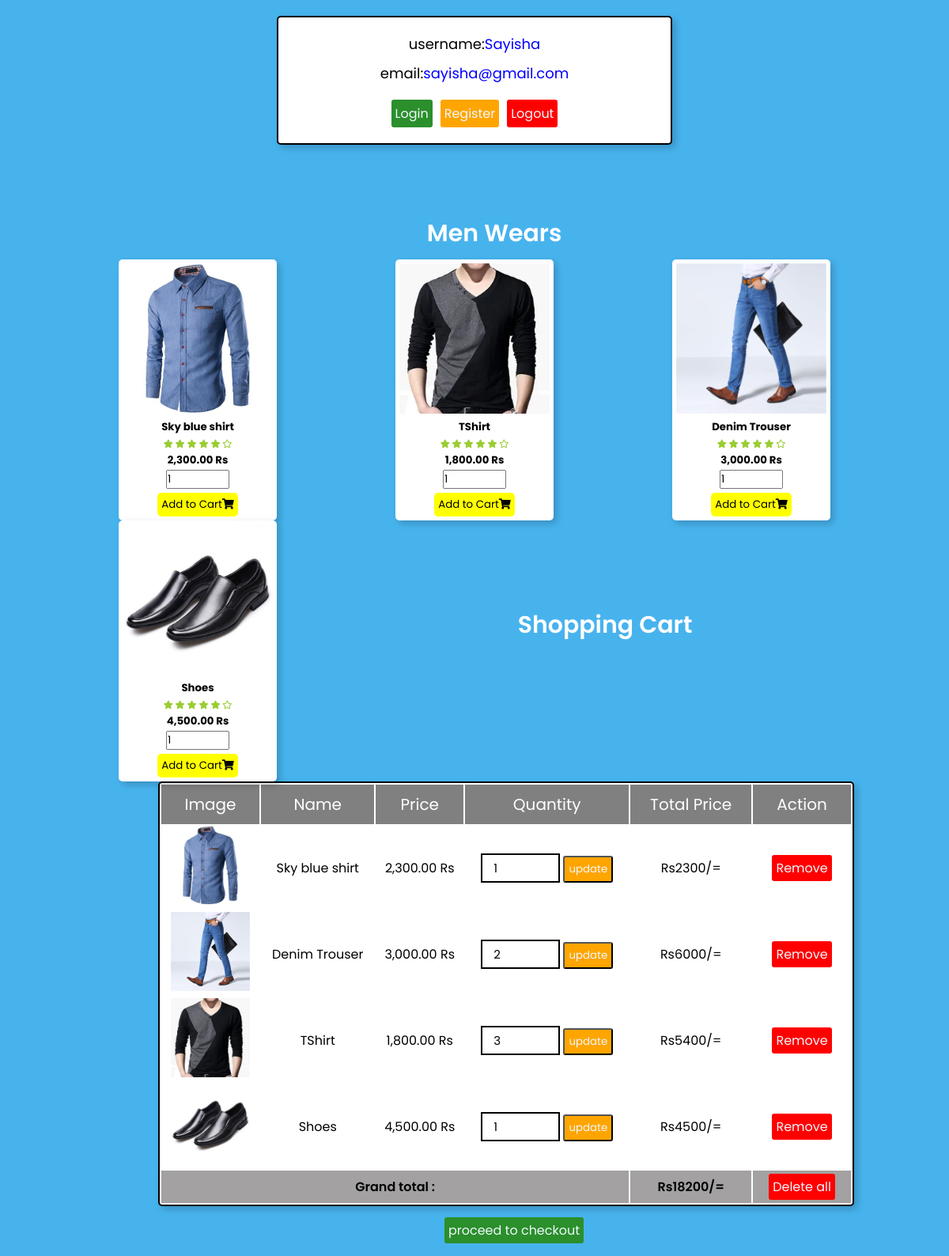
Screenshot of /shopping/index.php (signed in) with the database file from the repository.
### tables this page shows
CREATE TABLE `user_form` (
  `id` int(100) NOT NULL,
  `name` varchar(100) NOT NULL,
  `email` varchar(100) NOT NULL,
  `password` varchar(100) NOT NULL
);

CREATE TABLE `products` (
  `id` int(100) NOT NULL,
  `product_name` varchar(255) NOT NULL,
  `product_price` float NOT NULL,
  `product_img` varchar(255) NOT NULL
);

CREATE TABLE `cart` (
  `id` int(100) NOT NULL,
  `user_id` int(100) NOT NULL,
  `name` varchar(255) NOT NULL,
  `price` float NOT NULL,
  `image` varchar(255) NOT NULL,
  `quantity` int(100) NOT NULL
);

### Shopping/index.php (the view, shortened to what this page needs)
<?php
include("../database/dbconnection.php");
$id = $_SESSION['id'];
?>
<!DOCTYPE html>
<html lang="en">
<head>
    <link rel="stylesheet" href="https://cdnjs.cloudflare.com/ajax/libs/font-awesome/5.8.2/css/all.css" />
    <link rel="stylesheet" href="style.css" type="text/css">
</head>
<body>
    <div class="container">
        <div class="user-profile">
            <?php
            $select_user = mysqli_query($con, "select * from user_form where id='$id'");
            if (mysqli_num_rows($select_user) > 0) {
                $fetch_user = mysqli_fetch_assoc($select_user);
            }
            ?>
            <p>username:<span><?= $fetch_user['name'] ?></span></p>
            <p>email:<span><?= $fetch_user['email'] ?></span></p>
            <div class="flex">
                <a href="../home/login.php" class="btn">Login</a>
                <a href="../home/register.php" class="option-btn">Register</a>
                <a href="index.php?logout= <?= $id ?>" onclick="return confirm ('Are you sure you want to logout?')" class="delete-btn">Logout</a>
            </div>
        </div>
        <div class="products">
            <h3 class="heding">Men Wears</h3>
            <?php
            $sql = "select * from products";
            $result = mysqli_query($con, $sql);
            if (mysqli_num_rows($result) > 0) {
                foreach ($result as $product) {
            ?>
                    <form action="" method="post">
                        <div class="card-shadow">
                            <div>
                                <img src=<?= $product['product_img'] ?> alt=<?= $product['product_name'] ?>>
                            </div>
                            <div class="card-body">
                                <h5 class="card-title"><?= $product['product_name'] ?></h5>
                                <h6>
                                    <i class="fas fa-star"></i>
                                    <i class="fas fa-star"></i>
                                    <i class="fas fa-star"></i>
                                    <i class="fas fa-star"></i>
                                    <i class="fas fa-star"></i>
                                    <i class="far fa-star"></i>
                                </h6>
                                <h5>
                                    <span class="price"><?= number_format($product['product_price'], 2) ?> Rs</span>
                                </h5>
                                <input type="number" name="quantity" value="1" class="form-control">
                                <button type="submit" class="card" name="add">Add to Cart<i class="fas fa-shopping-cart"></i></button>
                            </div>
                        </div>
                    </form>
            <?php
                }
            } else {
                echo "No records found";
            }
            ?>
        </div>
        <div class="shopping-cart">
            <h1 class="heading">Shopping Cart</h1>
            <table>
                <thead>
                    <th>Image</th>
                    <th>Name</th>
                    <th>Price</th>
                    <th>Quantity</th>
                    <th>Total price</th>
                    <th>Action</th>
                </thead>
                <tbody>
                    <?php
                    $shopping_cart = mysqli_query($con, "select * from cart where user_id='$id'");
                    $total = 0;
                    if (mysqli_num_rows($shopping_cart) > 0) {
                        foreach ($shopping_cart as $shopping_cart) {
                    ?>
                            <tr>
                                <td><img src=<?= $shopping_cart['image'] ?> height="100"></td>
                                <td><?= $shopping_cart['name'] ?></td>
                                <td><?= number_format($shopping_cart['price'], 2) ?> Rs</td>
                                <td>
                                    <form action="" method="post">
                                        <input type="number" min="1" name="cart_quantity" value="<?= $shopping_cart['quantity'] ?>">
                                        <input type="submit" name="update_cart" value="update" class="option-btn">
                                    </form>
                                </td>
                                <td>Rs<?php echo $sub_total = ($shopping_cart['price'] * $shopping_cart['quantity']) ?>/=</td>
                                <td><a href="index.php?remove=<?= $shopping_cart['id'] ?>" class="delete-btn" onclick="return confirm('remove item from cart?')">Remove</a></td>
                            </tr>
                    <?php
                            $total += $sub_total;
                        }
                    }
                    else{
                        echo '<tr><td style="padding:20px; text-transform:capitalize;" colspan="6">no item added</td></tr>';
                     }
                    ?>
                    <tr class="table-bottom">
                        <td colspan="4">Grand total :</td>
                        <td>Rs<?= $total ?>/=</td>
                        <td><a href="index.php?delete_all" onclick="return confirm('delete all from cart?')" class="delete-btn <?php echo ($total > 1) ? '' : 'disabled' ?>">Delete all</a></td>
                    </tr>
                </tbody>
            </table>
            <div class="cart-btn">
                <a href="#" class="btn <?php echo ($total > 1) ? '' : 'disabled' ?>">proceed to checkout</a>
            </div>
        </div>
    </div>
</body>
</html>

### Shopping/style.css (style rules this page uses)
* { margin: 0; padding: 0; box-sizing: border-box; font-family: 'Poppins', sans-serif; font-weight: 400; text-decoration: none; list-style-type: none; color: var(--black); outline: none; }
body { background: rgb(71, 179, 237); }
.products .card-shadow { background: white; box-shadow: 4px 4px 10px rgba(0, 0, 0, 0.2); height: 330px; width: 200px; text-align: center; padding: 5px; border-radius: 5px; margin-left: 150px; float: left; }
.card-shadow img { max-width: 100%; height: auto; }
.fa-star, .fa-star-half { color: yellowgreen; padding: 3% 0; }
.card-title, .price { font-weight: 700; }
.card { background: yellow; border: none; border-radius: 5px; padding: 5px; margin: 5px; }
.form-control { width: 80px; }
.products h3 { color: white; font-size: 30px; font-weight: 600; text-align: center; margin-top: 80px; padding: 10px; margin-left:50px; }
.btn, .option-btn, .delete-btn { color: aliceblue; padding: 5px; border-radius: 3px; cursor: pointer; }
.btn { background-color: rgb(43, 143, 43); margin-top: 10px; }
.delete-btn { background-color: red; }
.option-btn { background-color: orange; }
.container .user-profile { padding: 20px; text-align: center; border: 2px solid black; background-color: white; box-shadow: 4px 4px 10px rgba(0, 0, 0, 0.2); border-radius: 5px; margin: 20px auto; max-width: 500px; }
.container .user-profile p { margin-bottom: 10px; font-size: 18px; color: black; }
.container .user-profile p span { color: blue; }
.container .user-profile .flex { display: flex; justify-content: center; flex-wrap: wrap; gap: 10px; align-items: flex-end; }
.shopping-cart { margin-left: 100px; margin-bottom: 20px; }
.shopping-cart h1 { color: white; font-size: 30px; font-weight: 600; text-align: center; margin-top: 420px; padding: 20px; }
.container .shopping-cart table { width:80%; margin-left: 100px; text-align: center; border:2px solid black; border-radius: 5px; box-shadow:4px 4px 10px rgba(0, 0, 0, 0.2); background-color: white; }
.shopping-cart table thead th { background: grey; color:white; padding:10px; text-transform: capitalize; font-size: 20px; }
.shopping-cart table .table-bottom td { background-color: rgb(163, 161, 161); padding:8px; font-weight: 600; }
.shopping-cart table tr td input[type="number"] { width:100px; border:2px solid black; padding:5px 14px; font-size: 15px; }
.shopping-cart .cart-btn { margin-top: 18px; text-align: center; }

### rows the page displays
user_form: name "Sayisha", email "sayisha@gmail.com"
products: product_img (picture), product_name "Sky blue shirt", product_price "2,300.00"
products: product_img (picture), product_name "TShirt", product_price "1,800.00"
products: product_img (picture), product_name "Denim Trouser", product_price "3,000.00"
products: product_img (picture), product_name "Shoes", product_price "4,500.00"
cart: image (picture), name "Sky blue shirt", price "2,300.00", cart_quantity "1", price "2300"
cart: image (picture), name "Denim Trouser", price "3,000.00", cart_quantity "2", $sub_total = ($shopping_cart['price'] * $shopping_cart['quantity']) "6000"
cart: image (picture), name "TShirt", price "1,800.00", cart_quantity "3", $sub_total = ($shopping_cart['price'] * $shopping_cart['quantity']) "5400"
cart: image (picture), name "Shoes", price "4,500.00", cart_quantity "1", price "4500"

### other values shown
$total "18200"
